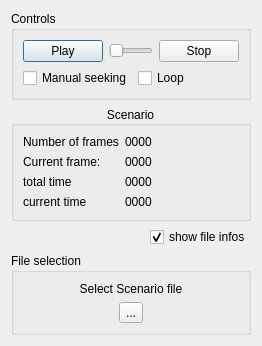
<?xml version="1.0" encoding="UTF-8"?>
<ui version="4.0">
 <class>scenarioController</class>
 <widget class="QDialog" name="scenarioController">
  <property name="geometry">
   <rect>
    <x>0</x>
    <y>0</y>
    <width>262</width>
    <height>298</height>
   </rect>
  </property>
  <property name="windowTitle">
   <string>Dialog</string>
  </property>
  <layout class="QVBoxLayout" name="verticalLayout_2">
   <item>
    <widget class="QGroupBox" name="gBControls">
     <property name="title">
      <string>Controls</string>
     </property>
     <layout class="QVBoxLayout" name="verticalLayout">
      <item>
       <layout class="QHBoxLayout" name="horizontalLayout">
        <item>
         <widget class="QPushButton" name="btPlay">
          <property name="enabled">
           <bool>true</bool>
          </property>
          <property name="text">
           <string>Play</string>
          </property>
         </widget>
        </item>
        <item>
         <widget class="QSlider" name="horizontalSlider">
          <property name="enabled">
           <bool>true</bool>
          </property>
          <property name="minimum">
           <number>1</number>
          </property>
          <property name="orientation">
           <enum>Qt::Horizontal</enum>
          </property>
         </widget>
        </item>
        <item>
         <widget class="QPushButton" name="btStop">
          <property name="enabled">
           <bool>true</bool>
          </property>
          <property name="text">
           <string>Stop</string>
          </property>
         </widget>
        </item>
       </layout>
      </item>
      <item>
       <layout class="QHBoxLayout" name="horizontalLayout_4">
        <item>
         <widget class="QCheckBox" name="cbManualSeek">
          <property name="text">
           <string>Manual seeking</string>
          </property>
         </widget>
        </item>
        <item>
         <widget class="QCheckBox" name="chbLoop">
          <property name="enabled">
           <bool>true</bool>
          </property>
          <property name="text">
           <string>Loop</string>
          </property>
          <property name="checked">
           <bool>false</bool>
          </property>
         </widget>
        </item>
       </layout>
      </item>
     </layout>
    </widget>
   </item>
   <item>
    <widget class="QGroupBox" name="groupBox">
     <property name="title">
      <string>Scenario</string>
     </property>
     <property name="alignment">
      <set>Qt::AlignCenter</set>
     </property>
     <layout class="QFormLayout" name="formLayout">
      <property name="formAlignment">
       <set>Qt::AlignHCenter|Qt::AlignTop</set>
      </property>
      <item row="0" column="0">
       <widget class="QLabel" name="label">
        <property name="text">
         <string>Number of frames</string>
        </property>
       </widget>
      </item>
      <item row="0" column="1">
       <widget class="QLabel" name="lblNbFrames">
        <property name="text">
         <string>0000</string>
        </property>
       </widget>
      </item>
      <item row="1" column="0">
       <widget class="QLabel" name="label_2">
        <property name="text">
         <string>Current frame: </string>
        </property>
       </widget>
      </item>
      <item row="1" column="1">
       <widget class="QLabel" name="lblFrame">
        <property name="text">
         <string>0000</string>
        </property>
       </widget>
      </item>
      <item row="2" column="0">
       <widget class="QLabel" name="label_6">
        <property name="text">
         <string>total time</string>
        </property>
       </widget>
      </item>
      <item row="2" column="1">
       <widget class="QLabel" name="lblTotalTime">
        <property name="text">
         <string>0000</string>
        </property>
       </widget>
      </item>
      <item row="3" column="0">
       <widget class="QLabel" name="label_5">
        <property name="text">
         <string>current time</string>
        </property>
       </widget>
      </item>
      <item row="3" column="1">
       <widget class="QLabel" name="lblCurrentTime">
        <property name="text">
         <string>0000</string>
        </property>
       </widget>
      </item>
     </layout>
    </widget>
   </item>
   <item>
    <layout class="QHBoxLayout" name="horizontalLayout_2">
     <item>
      <spacer name="horizontalSpacer_2">
       <property name="orientation">
        <enum>Qt::Horizontal</enum>
       </property>
       <property name="sizeHint" stdset="0">
        <size>
         <width>40</width>
         <height>20</height>
        </size>
       </property>
      </spacer>
     </item>
     <item>
      <widget class="QCheckBox" name="checkBox">
       <property name="text">
        <string>show file infos</string>
       </property>
       <property name="checked">
        <bool>true</bool>
       </property>
      </widget>
     </item>
    </layout>
   </item>
   <item>
    <widget class="QGroupBox" name="gBoxFile">
     <property name="title">
      <string>File selection</string>
     </property>
     <layout class="QVBoxLayout" name="verticalLayout_3">
      <item>
       <widget class="QLabel" name="lblScenarioFile">
        <property name="text">
         <string>Select Scenario file</string>
        </property>
        <property name="alignment">
         <set>Qt::AlignCenter</set>
        </property>
       </widget>
      </item>
      <item>
       <layout class="QHBoxLayout" name="horizontalLayout_3">
        <item>
         <spacer name="horizontalSpacer">
          <property name="orientation">
           <enum>Qt::Horizontal</enum>
          </property>
          <property name="sizeHint" stdset="0">
           <size>
            <width>40</width>
            <height>20</height>
           </size>
          </property>
         </spacer>
        </item>
        <item>
         <widget class="QToolButton" name="btScenarioFile">
          <property name="text">
           <string>...</string>
          </property>
         </widget>
        </item>
        <item>
         <spacer name="horizontalSpacer_3">
          <property name="orientation">
           <enum>Qt::Horizontal</enum>
          </property>
          <property name="sizeHint" stdset="0">
           <size>
            <width>40</width>
            <height>20</height>
           </size>
          </property>
         </spacer>
        </item>
       </layout>
      </item>
     </layout>
    </widget>
   </item>
   <item>
    <spacer name="verticalSpacer">
     <property name="orientation">
      <enum>Qt::Vertical</enum>
     </property>
     <property name="sizeHint" stdset="0">
      <size>
       <width>20</width>
       <height>40</height>
      </size>
     </property>
    </spacer>
   </item>
  </layout>
 </widget>
 <resources/>
 <connections>
  <connection>
   <sender>checkBox</sender>
   <signal>toggled(bool)</signal>
   <receiver>gBoxFile</receiver>
   <slot>setVisible(bool)</slot>
   <hints>
    <hint type="sourcelabel">
     <x>212</x>
     <y>197</y>
    </hint>
    <hint type="destinationlabel">
     <x>130</x>
     <y>249</y>
    </hint>
   </hints>
  </connection>
 </connections>
</ui>
